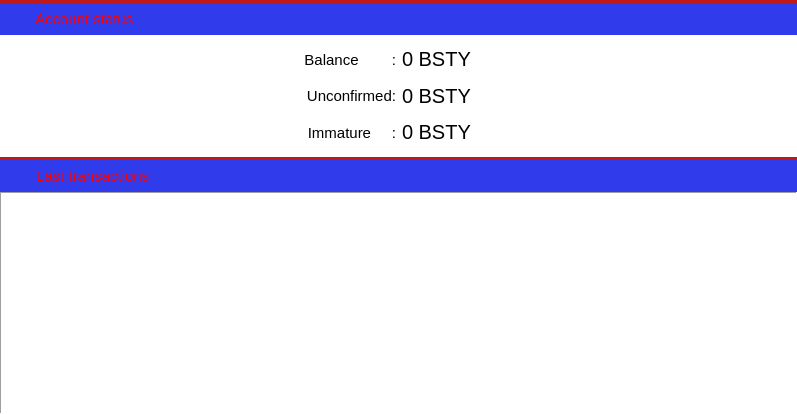
<?xml version="1.0" encoding="UTF-8"?>
<ui version="4.0">
 <class>OverviewPage</class>
 <widget class="QWidget" name="OverviewPage">
  <property name="geometry">
   <rect>
    <x>0</x>
    <y>0</y>
    <width>797</width>
    <height>414</height>
   </rect>
  </property>
  <property name="maximumSize">
   <size>
    <width>16777215</width>
    <height>414</height>
   </size>
  </property>
  <property name="palette">
   <palette>
    <active>
     <colorrole role="Button">
      <brush brushstyle="SolidPattern">
       <color alpha="255">
        <red>235</red>
        <green>98</green>
        <blue>56</blue>
       </color>
      </brush>
     </colorrole>
     <colorrole role="Base">
      <brush brushstyle="SolidPattern">
       <color alpha="255">
        <red>143</red>
        <green>235</green>
        <blue>123</blue>
       </color>
      </brush>
     </colorrole>
     <colorrole role="Window">
      <brush brushstyle="SolidPattern">
       <color alpha="255">
        <red>48</red>
        <green>60</green>
        <blue>235</blue>
       </color>
      </brush>
     </colorrole>
     <colorrole role="Highlight">
      <brush brushstyle="SolidPattern">
       <color alpha="255">
        <red>235</red>
        <green>235</green>
        <blue>235</blue>
       </color>
      </brush>
     </colorrole>
     <colorrole role="HighlightedText">
      <brush brushstyle="SolidPattern">
       <color alpha="255">
        <red>124</red>
        <green>175</green>
        <blue>172</blue>
       </color>
      </brush>
     </colorrole>
    </active>
    <inactive>
     <colorrole role="Button">
      <brush brushstyle="SolidPattern">
       <color alpha="255">
        <red>235</red>
        <green>98</green>
        <blue>56</blue>
       </color>
      </brush>
     </colorrole>
     <colorrole role="Base">
      <brush brushstyle="SolidPattern">
       <color alpha="255">
        <red>143</red>
        <green>235</green>
        <blue>123</blue>
       </color>
      </brush>
     </colorrole>
     <colorrole role="Window">
      <brush brushstyle="SolidPattern">
       <color alpha="255">
        <red>48</red>
        <green>60</green>
        <blue>235</blue>
       </color>
      </brush>
     </colorrole>
     <colorrole role="Highlight">
      <brush brushstyle="SolidPattern">
       <color alpha="255">
        <red>235</red>
        <green>235</green>
        <blue>235</blue>
       </color>
      </brush>
     </colorrole>
     <colorrole role="HighlightedText">
      <brush brushstyle="SolidPattern">
       <color alpha="255">
        <red>124</red>
        <green>175</green>
        <blue>172</blue>
       </color>
      </brush>
     </colorrole>
    </inactive>
    <disabled>
     <colorrole role="Button">
      <brush brushstyle="SolidPattern">
       <color alpha="255">
        <red>235</red>
        <green>98</green>
        <blue>56</blue>
       </color>
      </brush>
     </colorrole>
     <colorrole role="Base">
      <brush brushstyle="SolidPattern">
       <color alpha="255">
        <red>48</red>
        <green>60</green>
        <blue>235</blue>
       </color>
      </brush>
     </colorrole>
     <colorrole role="Window">
      <brush brushstyle="SolidPattern">
       <color alpha="255">
        <red>48</red>
        <green>60</green>
        <blue>235</blue>
       </color>
      </brush>
     </colorrole>
     <colorrole role="Highlight">
      <brush brushstyle="SolidPattern">
       <color alpha="255">
        <red>240</red>
        <green>240</green>
        <blue>240</blue>
       </color>
      </brush>
     </colorrole>
     <colorrole role="HighlightedText">
      <brush brushstyle="SolidPattern">
       <color alpha="255">
        <red>124</red>
        <green>175</green>
        <blue>172</blue>
       </color>
      </brush>
     </colorrole>
    </disabled>
   </palette>
  </property>
  <property name="windowTitle">
   <string>Form</string>
  </property>
  <property name="autoFillBackground">
   <bool>false</bool>
  </property>
  <layout class="QVBoxLayout" name="verticalLayout">
   <property name="spacing">
    <number>0</number>
   </property>
   <property name="leftMargin">
    <number>0</number>
   </property>
   <property name="topMargin">
    <number>0</number>
   </property>
   <property name="rightMargin">
    <number>0</number>
   </property>
   <property name="bottomMargin">
    <number>0</number>
   </property>
   <item>
    <widget class="QWidget" name="wStatus" native="true">
     <property name="minimumSize">
      <size>
       <width>0</width>
       <height>157</height>
      </size>
     </property>
     <property name="maximumSize">
      <size>
       <width>16777215</width>
       <height>157</height>
      </size>
     </property>
     <layout class="QVBoxLayout" name="verticalLayout_4">
      <property name="spacing">
       <number>0</number>
      </property>
      <property name="leftMargin">
       <number>0</number>
      </property>
      <property name="topMargin">
       <number>0</number>
      </property>
      <property name="rightMargin">
       <number>0</number>
      </property>
      <property name="bottomMargin">
       <number>0</number>
      </property>
      <item>
       <widget class="Line" name="line">
        <property name="styleSheet">
         <string notr="true">background-color: rgb(191,25,25);</string>
        </property>
        <property name="frameShadow">
         <enum>QFrame::Raised</enum>
        </property>
        <property name="lineWidth">
         <number>0</number>
        </property>
        <property name="orientation">
         <enum>Qt::Horizontal</enum>
        </property>
       </widget>
      </item>
      <item>
       <widget class="QWidget" name="wStateHeader" native="true">
        <property name="minimumSize">
         <size>
          <width>0</width>
          <height>32</height>
         </size>
        </property>
        <property name="maximumSize">
         <size>
          <width>16777215</width>
          <height>32</height>
         </size>
        </property>
        <property name="sizeIncrement">
         <size>
          <width>0</width>
          <height>0</height>
         </size>
        </property>
        <property name="is_header" stdset="0">
         <bool>true</bool>
        </property>
        <layout class="QHBoxLayout" name="horizontalLayout_5">
         <property name="leftMargin">
          <number>0</number>
         </property>
         <property name="topMargin">
          <number>0</number>
         </property>
         <property name="rightMargin">
          <number>0</number>
         </property>
         <property name="bottomMargin">
          <number>0</number>
         </property>
         <item>
          <spacer name="horizontalSpacer_6">
           <property name="orientation">
            <enum>Qt::Horizontal</enum>
           </property>
           <property name="sizeType">
            <enum>QSizePolicy::Fixed</enum>
           </property>
           <property name="sizeHint" stdset="0">
            <size>
             <width>5</width>
             <height>20</height>
            </size>
           </property>
          </spacer>
         </item>
         <item>
          <widget class="QLabel" name="label_4">
           <property name="minimumSize">
            <size>
             <width>24</width>
             <height>24</height>
            </size>
           </property>
           <property name="maximumSize">
            <size>
             <width>24</width>
             <height>24</height>
            </size>
           </property>
           <property name="text">
            <string/>
           </property>
           <property name="pixmap">
            <pixmap resource="../res.qrc">:/res/state.png</pixmap>
           </property>
           <property name="alignment">
            <set>Qt::AlignCenter</set>
           </property>
          </widget>
         </item>
         <item>
          <widget class="QLabel" name="label_5">
           <property name="font">
            <font>
             <pointsize>11</pointsize>
             <stylestrategy>PreferAntialias</stylestrategy>
            </font>
           </property>
           <property name="styleSheet">
            <string notr="true">QLabel {
	color: #ff0000;
}</string>
           </property>
           <property name="text">
            <string>Account status</string>
           </property>
          </widget>
         </item>
        </layout>
       </widget>
      </item>
      <item>
       <widget class="QWidget" name="wState" native="true">
        <property name="sizePolicy">
         <sizepolicy hsizetype="Preferred" vsizetype="Preferred">
          <horstretch>0</horstretch>
          <verstretch>0</verstretch>
         </sizepolicy>
        </property>
        <property name="styleSheet">
         <string notr="true">#wState {
	border-color: rgb(227, 217, 217);
	background-color: white;
}</string>
        </property>
        <layout class="QGridLayout" name="gridLayout">
         <item row="3" column="2">
          <layout class="QHBoxLayout" name="horizontalLayout_3">
           <item>
            <widget class="QLabel" name="labelImmature">
             <property name="font">
              <font>
               <pointsize>15</pointsize>
               <stylestrategy>PreferAntialias</stylestrategy>
              </font>
             </property>
             <property name="styleSheet">
              <string notr="true">	color: Black;</string>
             </property>
             <property name="text">
              <string>0 BSTY</string>
             </property>
             <property name="textInteractionFlags">
              <set>Qt::TextSelectableByMouse</set>
             </property>
            </widget>
           </item>
           <item>
            <widget class="QLabel" name="label_3">
             <property name="text">
              <string/>
             </property>
             <property name="pixmap">
              <pixmap resource="../res.qrc">:/res/logo_small.png</pixmap>
             </property>
            </widget>
           </item>
           <item>
            <spacer name="horizontalSpacer_4">
             <property name="orientation">
              <enum>Qt::Horizontal</enum>
             </property>
             <property name="sizeHint" stdset="0">
              <size>
               <width>40</width>
               <height>20</height>
              </size>
             </property>
            </spacer>
           </item>
          </layout>
         </item>
         <item row="2" column="2">
          <layout class="QHBoxLayout" name="horizontalLayout_2">
           <item>
            <widget class="QLabel" name="labelUnconfirmed">
             <property name="font">
              <font>
               <pointsize>15</pointsize>
               <stylestrategy>PreferAntialias</stylestrategy>
              </font>
             </property>
             <property name="styleSheet">
              <string notr="true">	color: Black;</string>
             </property>
             <property name="text">
              <string>0 BSTY</string>
             </property>
             <property name="textInteractionFlags">
              <set>Qt::TextSelectableByMouse</set>
             </property>
            </widget>
           </item>
           <item>
            <widget class="QLabel" name="label_2">
             <property name="text">
              <string/>
             </property>
             <property name="pixmap">
              <pixmap resource="../res.qrc">:/res/logo_small.png</pixmap>
             </property>
            </widget>
           </item>
           <item>
            <spacer name="horizontalSpacer_3">
             <property name="orientation">
              <enum>Qt::Horizontal</enum>
             </property>
             <property name="sizeHint" stdset="0">
              <size>
               <width>40</width>
               <height>20</height>
              </size>
             </property>
            </spacer>
           </item>
          </layout>
         </item>
         <item row="1" column="2">
          <layout class="QHBoxLayout" name="horizontalLayout">
           <item>
            <widget class="QLabel" name="labelBalance">
             <property name="font">
              <font>
               <pointsize>15</pointsize>
               <stylestrategy>PreferAntialias</stylestrategy>
              </font>
             </property>
             <property name="styleSheet">
              <string notr="true">	color: Black;</string>
             </property>
             <property name="text">
              <string>0 BSTY</string>
             </property>
             <property name="textInteractionFlags">
              <set>Qt::TextSelectableByMouse</set>
             </property>
            </widget>
           </item>
           <item>
            <widget class="QLabel" name="label">
             <property name="text">
              <string/>
             </property>
             <property name="pixmap">
              <pixmap resource="../res.qrc">:/res/logo_small.png</pixmap>
             </property>
            </widget>
           </item>
           <item>
            <spacer name="horizontalSpacer">
             <property name="orientation">
              <enum>Qt::Horizontal</enum>
             </property>
             <property name="sizeHint" stdset="0">
              <size>
               <width>40</width>
               <height>20</height>
              </size>
             </property>
            </spacer>
           </item>
          </layout>
         </item>
         <item row="1" column="1">
          <layout class="QHBoxLayout" name="horizontalLayout_4">
           <item>
            <spacer name="horizontalSpacer_2">
             <property name="orientation">
              <enum>Qt::Horizontal</enum>
             </property>
             <property name="sizeHint" stdset="0">
              <size>
               <width>40</width>
               <height>20</height>
              </size>
             </property>
            </spacer>
           </item>
           <item>
            <widget class="QLabel" name="label_6">
             <property name="minimumSize">
              <size>
               <width>91</width>
               <height>0</height>
              </size>
             </property>
             <property name="font">
              <font>
               <pointsize>11</pointsize>
               <stylestrategy>PreferAntialias</stylestrategy>
              </font>
             </property>
             <property name="styleSheet">
              <string notr="true">QLabel {
	margin-right: 0px;
	margin-top: 0px;
	margin-bottom: 0px;
	color: Black;
}</string>
             </property>
             <property name="text">
              <string>Balance        :</string>
             </property>
             <property name="alignment">
              <set>Qt::AlignRight|Qt::AlignTrailing|Qt::AlignVCenter</set>
             </property>
             <property name="margin">
              <number>0</number>
             </property>
             <property name="textInteractionFlags">
              <set>Qt::NoTextInteraction</set>
             </property>
            </widget>
           </item>
          </layout>
         </item>
         <item row="2" column="1">
          <layout class="QHBoxLayout" name="horizontalLayout_9">
           <item>
            <spacer name="horizontalSpacer_5">
             <property name="orientation">
              <enum>Qt::Horizontal</enum>
             </property>
             <property name="sizeHint" stdset="0">
              <size>
               <width>40</width>
               <height>20</height>
              </size>
             </property>
            </spacer>
           </item>
           <item>
            <widget class="QLabel" name="label_7">
             <property name="font">
              <font>
               <pointsize>11</pointsize>
               <stylestrategy>PreferAntialias</stylestrategy>
              </font>
             </property>
             <property name="styleSheet">
              <string notr="true">QLabel {
	margin-right: 0px;
	margin-top: 0px;
	margin-bottom: 0px;
	color: Black;
}</string>
             </property>
             <property name="text">
              <string>Unconfirmed:</string>
             </property>
             <property name="alignment">
              <set>Qt::AlignRight|Qt::AlignTrailing|Qt::AlignVCenter</set>
             </property>
             <property name="margin">
              <number>0</number>
             </property>
             <property name="textInteractionFlags">
              <set>Qt::NoTextInteraction</set>
             </property>
            </widget>
           </item>
          </layout>
         </item>
         <item row="3" column="1">
          <layout class="QHBoxLayout" name="horizontalLayout_10">
           <item>
            <spacer name="horizontalSpacer_7">
             <property name="orientation">
              <enum>Qt::Horizontal</enum>
             </property>
             <property name="sizeHint" stdset="0">
              <size>
               <width>40</width>
               <height>20</height>
              </size>
             </property>
            </spacer>
           </item>
           <item>
            <widget class="QLabel" name="label_8">
             <property name="minimumSize">
              <size>
               <width>91</width>
               <height>0</height>
              </size>
             </property>
             <property name="font">
              <font>
               <pointsize>11</pointsize>
               <stylestrategy>PreferAntialias</stylestrategy>
              </font>
             </property>
             <property name="styleSheet">
              <string notr="true">QLabel {
	margin-right: 0px;
	margin-top: 0px;
	margin-bottom: 0px;
	color: Black;
}</string>
             </property>
             <property name="text">
              <string>Immature     :</string>
             </property>
             <property name="alignment">
              <set>Qt::AlignRight|Qt::AlignTrailing|Qt::AlignVCenter</set>
             </property>
             <property name="margin">
              <number>0</number>
             </property>
             <property name="textInteractionFlags">
              <set>Qt::NoTextInteraction</set>
             </property>
            </widget>
           </item>
          </layout>
         </item>
        </layout>
       </widget>
      </item>
     </layout>
    </widget>
   </item>
   <item>
    <widget class="QWidget" name="wLastTransactions" native="true">
     <property name="minimumSize">
      <size>
       <width>0</width>
       <height>257</height>
      </size>
     </property>
     <layout class="QVBoxLayout" name="verticalLayout_5">
      <property name="spacing">
       <number>0</number>
      </property>
      <property name="leftMargin">
       <number>0</number>
      </property>
      <property name="topMargin">
       <number>0</number>
      </property>
      <property name="rightMargin">
       <number>0</number>
      </property>
      <property name="bottomMargin">
       <number>0</number>
      </property>
      <item>
       <widget class="Line" name="line_2">
        <property name="styleSheet">
         <string notr="true">background-color: rgb(191,25,25);</string>
        </property>
        <property name="lineWidth">
         <number>0</number>
        </property>
        <property name="orientation">
         <enum>Qt::Horizontal</enum>
        </property>
       </widget>
      </item>
      <item>
       <widget class="QWidget" name="wLastTransactionsHeader" native="true">
        <property name="minimumSize">
         <size>
          <width>0</width>
          <height>32</height>
         </size>
        </property>
        <property name="maximumSize">
         <size>
          <width>16777215</width>
          <height>32</height>
         </size>
        </property>
        <property name="is_header" stdset="0">
         <bool>true</bool>
        </property>
        <layout class="QHBoxLayout" name="horizontalLayout_7">
         <property name="leftMargin">
          <number>0</number>
         </property>
         <property name="topMargin">
          <number>0</number>
         </property>
         <property name="rightMargin">
          <number>0</number>
         </property>
         <property name="bottomMargin">
          <number>0</number>
         </property>
         <item>
          <spacer name="horizontalSpacer_9">
           <property name="orientation">
            <enum>Qt::Horizontal</enum>
           </property>
           <property name="sizeType">
            <enum>QSizePolicy::Fixed</enum>
           </property>
           <property name="sizeHint" stdset="0">
            <size>
             <width>5</width>
             <height>20</height>
            </size>
           </property>
          </spacer>
         </item>
         <item>
          <widget class="QLabel" name="label_18">
           <property name="sizePolicy">
            <sizepolicy hsizetype="Fixed" vsizetype="Fixed">
             <horstretch>0</horstretch>
             <verstretch>0</verstretch>
            </sizepolicy>
           </property>
           <property name="minimumSize">
            <size>
             <width>25</width>
             <height>25</height>
            </size>
           </property>
           <property name="maximumSize">
            <size>
             <width>25</width>
             <height>25</height>
            </size>
           </property>
           <property name="text">
            <string notr="true"/>
           </property>
           <property name="pixmap">
            <pixmap resource="../res.qrc">:/res/last_transactions.png</pixmap>
           </property>
          </widget>
         </item>
         <item>
          <widget class="QLabel" name="label_19">
           <property name="font">
            <font>
             <pointsize>11</pointsize>
             <stylestrategy>PreferAntialias</stylestrategy>
            </font>
           </property>
           <property name="styleSheet">
            <string notr="true">QLabel {
	color: #ff0000;
}</string>
           </property>
           <property name="text">
            <string>Last transactions</string>
           </property>
          </widget>
         </item>
        </layout>
       </widget>
      </item>
      <item>
       <widget class="QTableView" name="tableLastTransactionView">
        <property name="maximumSize">
         <size>
          <width>804</width>
          <height>420</height>
         </size>
        </property>
        <property name="styleSheet">
         <string notr="true"> QScrollBar:vertical {
     border: 0px solid grey;
     background: white;
     width: 9px;
     margin: 0px 0px 0 0px;
 }
 QScrollBar::handle:vertical {
     background: rgb(191,25,25);
     min-width: 20px;
 }

QHeaderView {
	background-color: rgb(101,179,230);
	font-size: 10;
	text-align:left;
}
QHeaderView::section {
    background-color:rgb(51,51,51);
    color: white;
    padding-left: 5px;
    border: 0px solid #6c6c6c;
	text-align:left;
}

/* style the sort indicator */
QHeaderView::down-arrow {
    image: url(down_arrow.png);
}

QHeaderView::up-arrow {
    image: url(up_arrow.png);
	background-color: rgb(170, 0, 0);
}

QTableView {
	selection-background-color: Black;
	selection-color: White;
}</string>
        </property>
        <property name="frameShape">
         <enum>QFrame::Panel</enum>
        </property>
        <property name="frameShadow">
         <enum>QFrame::Sunken</enum>
        </property>
        <property name="lineWidth">
         <number>1</number>
        </property>
        <property name="horizontalScrollBarPolicy">
         <enum>Qt::ScrollBarAlwaysOff</enum>
        </property>
        <property name="editTriggers">
         <set>QAbstractItemView::NoEditTriggers</set>
        </property>
        <property name="selectionMode">
         <enum>QAbstractItemView::SingleSelection</enum>
        </property>
        <property name="selectionBehavior">
         <enum>QAbstractItemView::SelectRows</enum>
        </property>
        <property name="showGrid">
         <bool>false</bool>
        </property>
        <attribute name="verticalHeaderVisible">
         <bool>false</bool>
        </attribute>
        <attribute name="verticalHeaderDefaultSectionSize">
         <number>20</number>
        </attribute>
        <attribute name="verticalHeaderMinimumSectionSize">
         <number>20</number>
        </attribute>
       </widget>
      </item>
     </layout>
    </widget>
   </item>
  </layout>
 </widget>
 <resources>
  <include location="../res.qrc"/>
 </resources>
 <connections/>
</ui>
